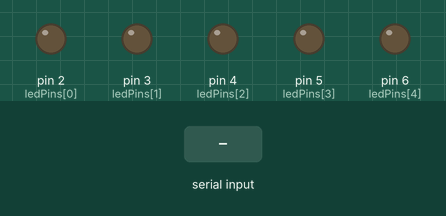
Simulated run of this sketch. Board: Arduino Uno, built with avr-gcc and run on an emulated ATmega328P. On the bench: output pins drawn as LEDs (lit = HIGH). The test bench sets the inputs (shaded band).

Above: at 1.2 s.
1.3 s: "90,45\n" received over Serial
At 2.1 s:
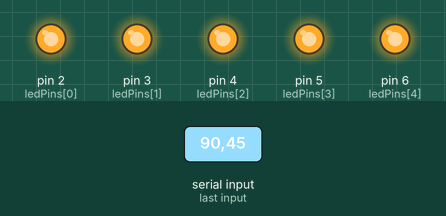
Timing chart, 0 to 4.3 s (numbered marks = the images above; inputs shaded):
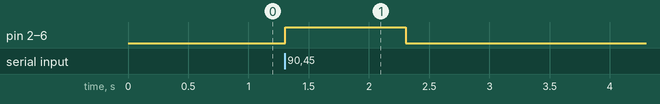

Measured:
- after the input at 1.3 s, pin 2 (ledPins[0]), pin 3 (ledPins[1]), pin 4 (ledPins[2]), pin 5 (ledPins[3]), pin 6 (ledPins[4]): LOW → HIGH at once, → LOW 1.0 s later

The sketch:

open_light_with_fingers.ino
```cpp
int ledPins[] = {2, 3, 4, 5, 6}; // 5 LED için pinler
int parmakSayisi = 0;

void setup() {
  Serial.begin(9600);

  // LED pinlerini çıkış olarak ayarla
  for (int i = 0; i < 5; i++) {
    pinMode(ledPins[i], OUTPUT);
  }
}

void loop() {
  if (Serial.available() > 0) {
    parmakSayisi = Serial.parseInt(); // Gelen tam sayıyı oku

    // Güvenlik için sınırla (0-5 arası olsun)
    if (parmakSayisi < 0) parmakSayisi = 0;
    if (parmakSayisi > 5) parmakSayisi = 5;

    // Tüm ledleri kapat
    for (int i = 0; i < 5; i++) {
      digitalWrite(ledPins[i], LOW);
    }

    // Gelen parmak sayısı kadar LED yak
    for (int i = 0; i < parmakSayisi; i++) {
      digitalWrite(ledPins[i], HIGH);
    }
  }
}
```
